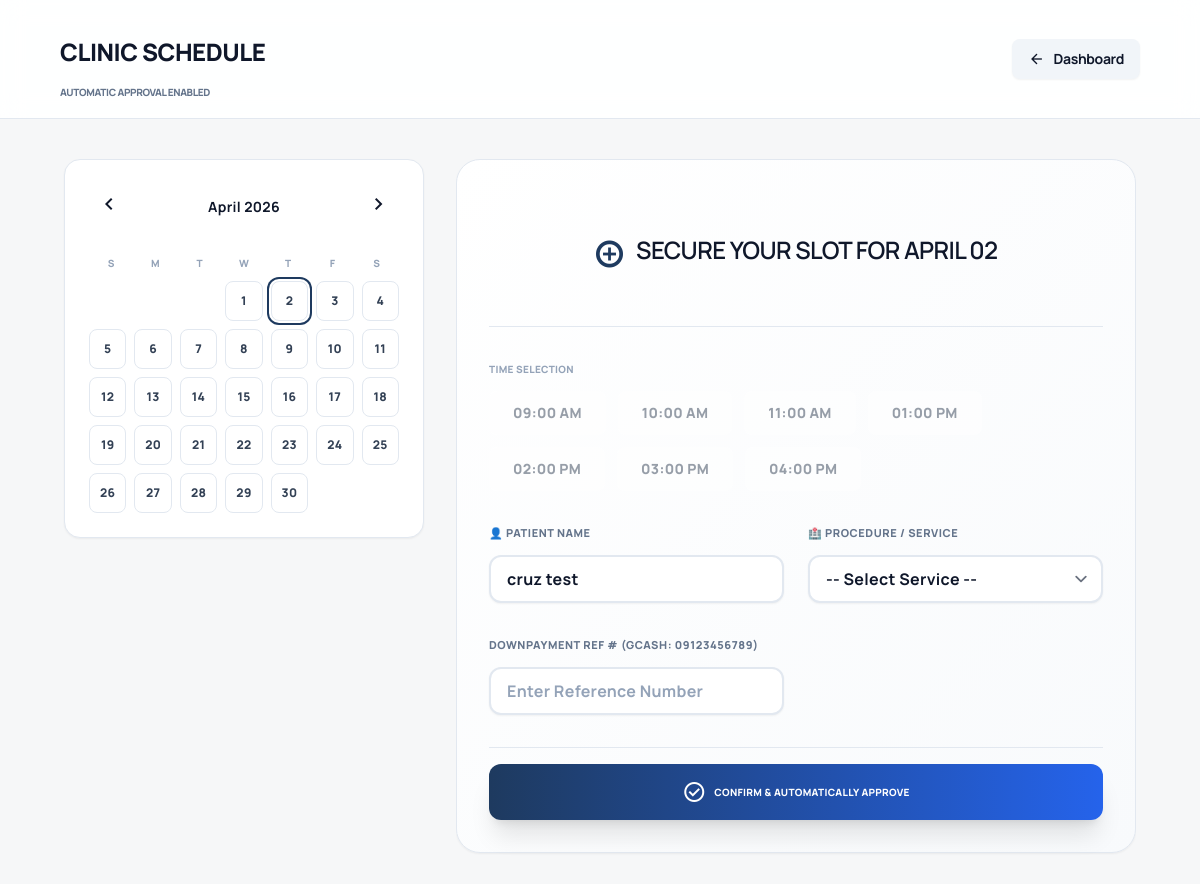
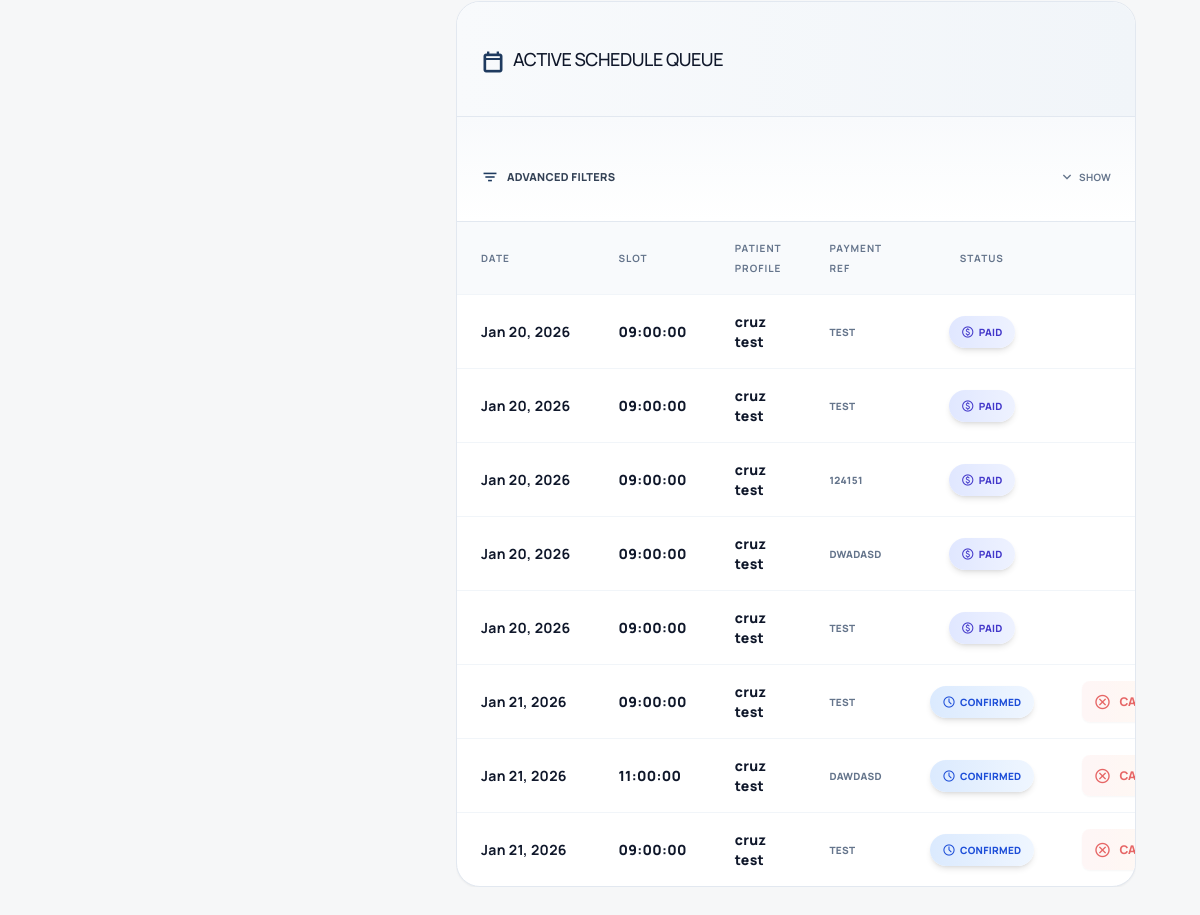
The page /schedule.php (signed in) on the database its author committed (2 pictures, top to bottom).
### tables this page shows
CREATE TABLE `appointments` (
  `id` int(11) NOT NULL,
  `patient_id` int(11) NOT NULL,
  `patient_name` varchar(255) DEFAULT NULL,
  `procedure_id` int(11) DEFAULT NULL,
  `status_id` int(11) DEFAULT 1,
  `downpayment_ref` varchar(100) DEFAULT NULL,
  `appointment_date` date NOT NULL,
  `appointment_time` time DEFAULT NULL,
  `rejection_reason` text DEFAULT NULL,
  `is_seen` tinyint(1) DEFAULT 0
);

CREATE TABLE `lookup_statuses` (
  `id` int(11) NOT NULL,
  `status_name` varchar(50) NOT NULL
);

### schedule.php (the view, shortened to what the rows shown need)
<?php
require_once 'backend/config.php';
mysqli_query($conn, "CREATE TABLE IF NOT EXISTS `availability_blocks` (
    `block_date` DATE PRIMARY KEY
)");
$role = $_SESSION['role'];
$userID = $_SESSION['user_id'] ?? 0;
$sqlList = "SELECT a.*, u.username as acc_u, u.first_name, u.last_name, pr.procedure_name as reason, s.status_name as status,
                    IFNULL(a.patient_name, CONCAT(u.first_name, ' ', u.last_name)) as display_patient_name
            FROM appointments a
            LEFT JOIN users u ON a.patient_id = u.id
            LEFT JOIN procedures pr ON a.procedure_id = pr.id
            LEFT JOIN lookup_statuses s ON a.status_id = s.id
            WHERE 1=1";
if ($role === 'patient') $sqlList .= " AND a.patient_id = '$userID'";
$sqlList .= " ORDER BY a.appointment_date ASC, STR_TO_DATE(a.appointment_time, '%h:%i %p') ASC, a.id ASC LIMIT 50";
$bookings = mysqli_query($conn, $sqlList);
?>
<!DOCTYPE html>
<html class="light" lang="en">
<head>
    <script src="https://cdn.tailwindcss.com?plugins=forms"></script>
    <link rel="stylesheet" href="css/responsive-enhancements.css">
</head>
<body class="bg-background-light dark:bg-background-dark text-slate-900 dark:text-white font-display antialiased overflow-hidden text-sm">
<div class="flex h-screen w-full flex-col">
    <header class="sticky top-0 z-30 bg-white/90 dark:bg-slate-900/90 backdrop-blur-md border-b border-slate-200 dark:border-slate-800 px-6 py-4">
        <div class="max-w-6xl mx-auto flex justify-between items-center text-slate-900 dark:text-white font-black uppercase tracking-tight">
            <div>
                <h1 class="text-2xl font-black">Clinic Schedule</h1>
            </div>
        </div>
    </header>
    <main class="flex-1 overflow-y-auto p-6 md:p-10 max-w-7xl mx-auto w-full animate-fade-in">
        <div class="flex flex-col lg:flex-row gap-8">
            <div class="flex-1 flex flex-col gap-8 overflow-hidden">
                <div class="bg-white dark:bg-slate-800 rounded-3xl border border-slate-200 dark:border-slate-700 overflow-hidden shadow-sm shadow-lg text-slate-900 dark:text-white card-hover">
                    <div class="overflow-x-auto">
                        <table class="w-full text-left text-sm">
                            <thead class="bg-slate-50 dark:bg-slate-900 text-slate-500 font-black text-[10px] border-b border-slate-100 uppercase tracking-widest">
                                <tr>
                                    <th class="px-6 py-4 w-24">Date</th>
                                    <th class="px-6 py-4 w-20">Slot</th>
                                    <th class="px-6 py-4">Patient profile</th>
                                    <th class="px-6 py-4">Payment Ref</th>
                                    <th class="px-6 py-4 text-center">Status</th>
                                    <th class="px-6 py-4 text-right">Actions</th>
                                </tr>
                            </thead>
                            <tbody class="divide-y divide-slate-100 dark:divide-slate-800 text-slate-900 dark:text-white font-bold">
                                <?php if ($bookings && mysqli_num_rows($bookings) > 0): ?>
                                    <?php while($row = mysqli_fetch_assoc($bookings)): ?>
                                    <tr class="hover:bg-slate-50 dark:hover:bg-slate-900/50 transition-colors">
                                        <td class="px-6 py-4 text-sm whitespace-nowrap"><?php echo date('M d, Y', strtotime($row['appointment_date'])); ?></td>
                                        <td class="px-6 py-4 font-black"><?php echo $row['appointment_time']; ?></td>
                                        <td class="px-6 py-4">
                                              <p class="font-black"><?php echo htmlspecialchars($row['display_patient_name'] ?? ($row['patient_name'] ?: ($row['first_name'] . ' ' . $row['last_name']))); ?></p>
                                        </td>
                                        <td class="px-6 py-4">
                                            <span class="text-[10px] font-black text-slate-500 uppercase"><?php echo $row['downpayment_ref'] ?: 'N/A'; ?></span>
                                        </td>
                                        <td class="px-6 py-4 text-center">
                                            <span class="px-3 py-1.5 rounded-full text-[10px] font-black shadow-md uppercase status-badge inline-flex items-center gap-1
                                                <?php echo ($row['status']=='Confirmed') ? 'bg-gradient-to-r from-blue-100 to-blue-50 text-blue-700 dark:from-blue-900/40 dark:to-blue-900/20 dark:text-blue-300' :
                                                          (($row['status']=='Completed') ? 'bg-gradient-to-r from-green-100 to-emerald-50 text-green-700 dark:from-green-900/40 dark:to-green-900/20 dark:text-green-300' :
                                                          (($row['status']=='Paid') ? 'bg-gradient-to-r from-indigo-100 to-indigo-50 text-indigo-700 dark:from-indigo-900/40 dark:to-indigo-900/20 dark:text-indigo-300' : 'bg-gradient-to-r from-orange-100 to-amber-50 text-orange-700 dark:from-orange-900/40 dark:to-orange-900/20 dark:text-orange-300')); ?>">
                                                <span class="material-symbols-outlined text-sm">
                                                </span>
                                                <?php echo $row['status']; ?>
                                            </span>
                                        </td>
                                        <td class="px-6 py-4 text-right">
                                            <div class="flex justify-end gap-1">
                                                <?php if($role === 'patient' && $row['status'] == 'Confirmed'): ?>
                                                    <button type="button" onclick="cancelAppointmentAction('<?php echo $row['id']; ?>')" class="action-btn px-3 py-2 text-sm font-bold rounded-lg transition-all flex items-center gap-2 bg-gradient-to-r from-red-50 to-orange-50 dark:from-red-900/20 dark:to-orange-900/20 text-red-600 dark:text-red-400 border border-red-200 dark:border-red-800/50 hover:from-red-100 hover:to-orange-100 dark:hover:from-red-900/40 dark:hover:to-orange-900/40 hover:border-red-300 dark:hover:border-red-700/50 shadow-sm hover:shadow-md hover:scale-105 active:scale-95" title="Cancel Appointment"><span class="material-symbols-outlined text-[18px]">cancel</span><span class="hidden sm:inline text-xs font-black uppercase tracking-tight">Cancel</span></button>
                                                <?php endif; ?>
                                            </div>
                                        </td>
                                    </tr>
                                    <?php endwhile; ?>
                                <?php else: ?>
                                    <tr><td colspan="6" class="px-6 py-12 text-center text-slate-400 font-bold italic shadow-inner uppercase text-[10px]">No schedule entries found.</td></tr>
                                <?php endif; ?>
                            </tbody>
                        </table>
                    </div>
                </div>
            </div>
        </div>
    </main>
</div>
</body>
</html>

### rows shown on the page
appointments: appointment_date "Jan 20, 2026", appointment_time "09:00:00", display_patient_name "cruz test", downpayment_ref "TEST", status.status_name "PAID"
appointments: appointment_date "Jan 20, 2026", appointment_time "09:00:00", display_patient_name "cruz test", downpayment_ref "TEST", status.status_name "PAID"
appointments: appointment_date "Jan 20, 2026", appointment_time "09:00:00", display_patient_name "cruz test", downpayment_ref "124151", status.status_name "PAID"
appointments: appointment_date "Jan 20, 2026", appointment_time "09:00:00", display_patient_name "cruz test", downpayment_ref "DWADASD", status.status_name "PAID"
appointments: appointment_date "Jan 20, 2026", appointment_time "09:00:00", display_patient_name "cruz test", downpayment_ref "TEST", status.status_name "PAID"
appointments: appointment_date "Jan 21, 2026", appointment_time "09:00:00", display_patient_name "cruz test", downpayment_ref "TEST", status.status_name "CONFIRMED"
appointments: appointment_date "Jan 21, 2026", appointment_time "11:00:00", display_patient_name "cruz test", downpayment_ref "DAWDASD", status.status_name "CONFIRMED"
appointments: appointment_date "Jan 21, 2026", appointment_time "09:00:00", display_patient_name "cruz test", downpayment_ref "TEST", status.status_name "CONFIRMED"

### other values the page prints
$monthName "April"
$y "2026"
$day "S"
$day "M"
$day "T"
$day "W"
$day "F"
$monthName "APRIL"
$d "02"
$t "09:00 AM"
$t "10:00 AM"
$t "11:00 AM"
$t "01:00 PM"
$t "02:00 PM"
$t "03:00 PM"
